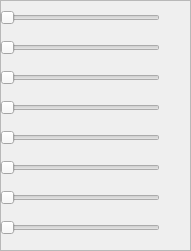
   <widget class="QFrame" name="frame_2">
    <property name="geometry">
     <rect>
      <x>760</x>
      <y>40</y>
      <width>191</width>
      <height>251</height>
     </rect>
    </property>
    <property name="frameShape">
     <enum>QFrame::Shape::StyledPanel</enum>
    </property>
    <property name="frameShadow">
     <enum>QFrame::Shadow::Raised</enum>
    </property>
    <widget class="QSlider" name="Slider_mix_vol1">
     <property name="geometry">
      <rect>
       <x>0</x>
       <y>40</y>
       <width>160</width>
       <height>16</height>
      </rect>
     </property>
     <property name="maximum">
      <number>100</number>
     </property>
     <property name="orientation">
      <enum>Qt::Orientation::Horizontal</enum>
     </property>
    </widget>
    <widget class="QSlider" name="Slider_mix_vol2">
     <property name="geometry">
      <rect>
       <x>0</x>
       <y>70</y>
       <width>160</width>
       <height>16</height>
      </rect>
     </property>
     <property name="maximum">
      <number>100</number>
     </property>
     <property name="orientation">
      <enum>Qt::Orientation::Horizontal</enum>
     </property>
    </widget>
    <widget class="QSlider" name="Slider_mix_vol3">
     <property name="geometry">
      <rect>
       <x>0</x>
       <y>100</y>
       <width>160</width>
       <height>16</height>
      </rect>
     </property>
     <property name="maximum">
      <number>100</number>
     </property>
     <property name="orientation">
      <enum>Qt::Orientation::Horizontal</enum>
     </property>
    </widget>
    <widget class="QSlider" name="Slider_mix_vol4">
     <property name="geometry">
      <rect>
       <x>0</x>
       <y>130</y>
       <width>160</width>
       <height>16</height>
      </rect>
     </property>
     <property name="maximum">
      <number>100</number>
     </property>
     <property name="orientation">
      <enum>Qt::Orientation::Horizontal</enum>
     </property>
    </widget>
    <widget class="QSlider" name="Slider_mix_vol5">
     <property name="geometry">
      <rect>
       <x>0</x>
       <y>160</y>
       <width>160</width>
       <height>16</height>
      </rect>
     </property>
     <property name="maximum">
      <number>100</number>
     </property>
     <property name="orientation">
      <enum>Qt::Orientation::Horizontal</enum>
     </property>
    </widget>
    <widget class="QSlider" name="Slider_mix_vol7">
     <property name="geometry">
      <rect>
       <x>0</x>
       <y>190</y>
       <width>160</width>
       <height>16</height>
      </rect>
     </property>
     <property name="maximum">
      <number>100</number>
     </property>
     <property name="orientation">
      <enum>Qt::Orientation::Horizontal</enum>
     </property>
    </widget>
    <widget class="QSlider" name="Slider_mix_vol6">
     <property name="geometry">
      <rect>
       <x>0</x>
       <y>220</y>
       <width>160</width>
       <height>16</height>
      </rect>
     </property>
     <property name="maximum">
      <number>100</number>
     </property>
     <property name="orientation">
      <enum>Qt::Orientation::Horizontal</enum>
     </property>
    </widget>
    <widget class="QSlider" name="Slider_mix_vol0">
     <property name="geometry">
      <rect>
       <x>0</x>
       <y>10</y>
       <width>160</width>
       <height>16</height>
      </rect>
     </property>
     <property name="maximum">
      <number>100</number>
     </property>
     <property name="orientation">
      <enum>Qt::Orientation::Horizontal</enum>
     </property>
    </widget>
   </widget>
